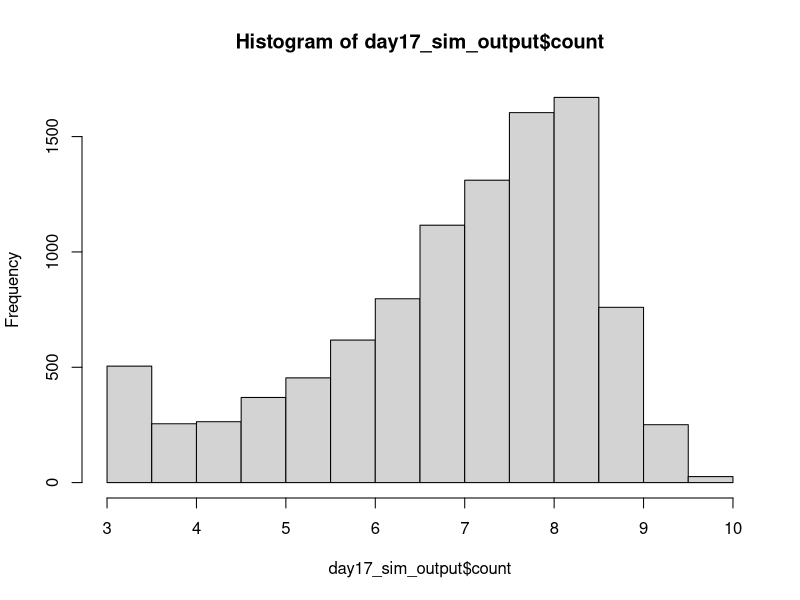
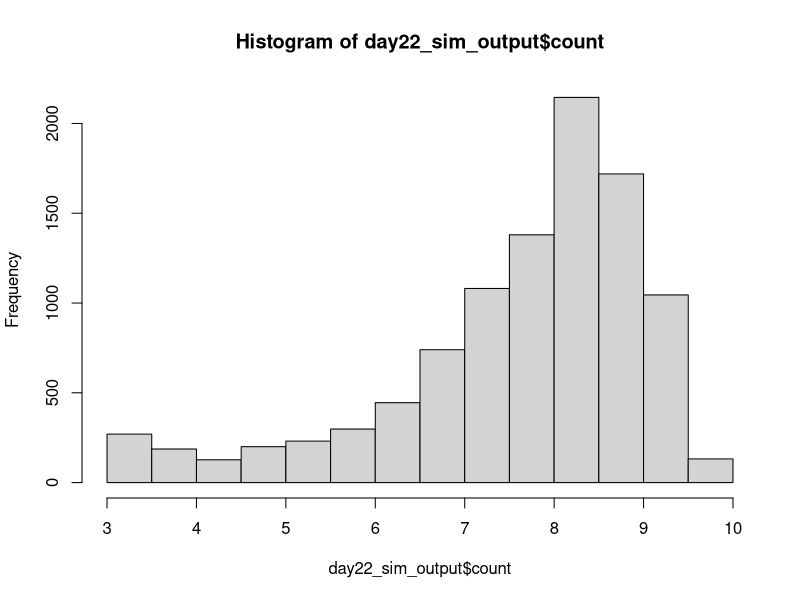

Reproduce these figures in R, in order. (Note: this script raises an error after producing the figures.)
## ---------------------------Title---------------------------------------------
# CIDA Shelf Life Model

## ---------------------------Description---------------------------------------
# Project: CIDA Spinach 

# Description: 

## ---------------------------Packages------------------------------------------

#   Loading packages
library(dplyr); library(MASS); library(VGAM)

## ---------------------------Seed----------------------------------------------

#Set seed
set.seed(1)

## ---------------------------Inputs--------------------------------------------

#Load in data

strain_param <- read.csv("primary_model_parameters_strain_by_rep_2022_08_26.csv", header = TRUE)
apc_param <- read.csv("primary_model_parameters_apc_by_rep_2022_09_01.csv", header = TRUE)

mumax_secon <- read.csv("secondary_model_mumax_strain_by_rep_2022-09-01.csv", header = TRUE)
lag_secon <- read.csv("secondary_model_lag_strain_by_rep_2022_09_01.csv", header = TRUE)
lag_apc_secon <- read.csv("secondary_model_lag_apc_by_rep2022_09_01.csv", header = TRUE)

initial_count <- read.csv("initial_distribution_2022_08_24.csv", header = TRUE)
st_frequency <- read.csv("st_frequency_2022_05_18.csv", header = TRUE)

#Change strain parameters to lowercase 
strain_param$isolate <- tolower(strain_param$isolate)
apc_param$isolate <- tolower(apc_param$isolate)

mumax_secon$isolate <- tolower(mumax_secon$isolate)
lag_secon$isolate <- tolower(lag_secon$isolate)

#Initial Count Distribution: Log transforming initial count, and fitting a normal distribution to the data
initial_count_dist <- function(n){
  ans <- runif(n, min = initial_count$min, max = initial_count$max)
  return(ans)
}

#ST Distribution
isolates <- st_frequency$cida_isolates
st_prev <- st_frequency$frequency

st_dist <- function(n) {
ans <- sample(isolates, size = n, prob = st_prev, replace = T)
return(ans)
}

#Storage Temperature Distribution
temp_location <- 4
temp_shape <- 2.31

temp_dist <- function(n) {
  ans <- rlaplace(n, temp_location, temp_shape)
  for(i in 1:n)
  while (ans[i] < 0 | ans[i] > 10) {
    ans[i] <- rlaplace(1, temp_location, temp_shape)
  }
  return(ans)
}

#Primary Growth Models 


#Baranyi
baranyi <- function(day, log10n0, log10nmax, mumax, lag){
  log10n <- log10nmax + log10((-1 + exp(mumax * lag) + exp(mumax * day))/(exp(mumax * day) - 1 + exp(mumax * lag) * 10^(log10nmax - log10n0)))
}

#Baranyi without lag
baranyi_no_lag <- function(day, log10n0, log10nmax, mumax){
  log10n <- log10nmax - log10(1 + (10^(log10nmax - log10n0) - 1) * exp(-mumax * day))
}

#Buchanan
buchanan <- function(day, log10n0, log10nmax, mumax, lag){
  log10n <- log10n0 + (day >= lag) * (day <= (lag + (log10nmax - log10n0) * log(10) / mumax)) * mumax * (day - lag) / log(10) + (day >= lag) * (day>(lag + (log10nmax - log10n0) * log(10) / mumax)) * (log10nmax - log10n0)
}

#Buchanan without lag
buchanan_no_lag <- function(day, log10n0, log10nmax, mumax){
  log10n <- log10n0 + (day <= ((log10nmax - log10n0) * log(10) / mumax)) * mumax * day / log(10) + (day > ((log10nmax - log10n0) * log(10) / mumax)) * (log10nmax - log10n0)
}

#Gompertz
gompertz <- function(day, log10n0, log10nmax, mumax, lag){
  log10n <- log10n0 + (log10nmax - log10n0) * exp(-exp(mumax * exp(1) * (lag - day) / ((log10nmax - log10n0) * log(10)) + 1))
}


log10N_with_lag <- function(day, log10n0, log10nmax, mumax, lag, model) {
  ans <- numeric(length = length(day))
  for(i in seq_along(day)){
    if (model[i] == "baranyi") {
      ans[i] <- baranyi(day[i], log10n0[i], log10nmax[i], mumax[i], lag[i])
    }
    else if(model[i] == 'buchanan') {
      ans[i] <- buchanan(day[i], log10n0[i], log10nmax[i], mumax[i], lag[i])
    }
    else if(model[i] == "gompertz"){
      ans[i] <- gompertz(day[i], log10n0[i], log10nmax[i], mumax[i], lag[i])
    } 
    else{
      stop(paste0(model, " is not a valid model name. Must be one of Buchanan, Baranyi, Gompertz."))
    }
  }
  return(ans)
  
}

log10N_without_lag <- function(day, log10n0, log10nmax, mumax, model) {
  ans <- numeric(length = length(day))
  for(i in seq_along(day)){
    if (model[i] == "baranyi_no_lag") {
      ans[i] <- baranyi_no_lag(day[i], log10n0[i], log10nmax[i], mumax[i])
    }
    else if(model[i] == 'buchanan_no_lag') {
      ans[i] <- buchanan_no_lag(day[i], log10n0[i], log10nmax[i], mumax[i])
    }
    else{
      stop(paste0(model, " is not a valid model name. Must be one of Buchanan, Baranyi, Gompertz."))
    }
  }
  return(ans)
  
}

#Secondary model 

NewMu <- function(temp, b, temp_min) {
  sqrt_mu <- b*(temp - temp_min)
  ans <- sqrt_mu^2
  return(ans)
}

NewLag <- function(temp, b, temp_min) {
  sqrt_lag <- b*(temp - temp_min)
  ans <- sqrt_lag^2
  return(ans)
}

## ---------------------------Simulation Overview-------------------------------

n_packages <- 10000
n_sim <- n_packages
n_day <- 22

## ---------------Assigning Model Inputs----------------------------------------

#Assigning initial count, ST and temperature to each package
packages_sim <- data.frame(matrix(, nrow = n_sim, ncol = 9))
colnames(packages_sim) <- c("package", "initial_count", "storage_temp", "isolate", "isolate_rep", "model", "lag", "mu", "nmax")

packages_sim$package <- rep(1:n_packages)
packages_sim$initial_count <- initial_count_dist(n_sim)
packages_sim$storage_temp <- temp_dist(n_sim)
packages_sim$isolate <- st_dist(n_sim)
packages_sim$isolate_rep <- sample(1:3, n_sim, replace = TRUE)

#Assigning a growth model to each package. The selected model will be the best fitting model at 6˚C 
for(i in 1:n_sim){
  strain_index <- which(packages_sim$isolate[i] == strain_param$isolate & packages_sim$isolate_rep[i] == strain_param$rep & 6 == strain_param$temp)
  packages_sim$model[i] <- strain_param$model_type[strain_index]
}

#Assign lag to each package

for(i in 1:n_sim){
  rep <- packages_sim$isolate_rep[i]
  if(packages_sim$isolate[i] == "s12-0180"){
    rep <- sample(c(1, 3), 1, replace = TRUE)
  } else if (packages_sim$isolate[i] == "s12-0184"){
    rep <- 1
  } else if (packages_sim$isolate[i] == "s12-0132"){
    rep <- 3
  }  else {
    rep <- rep
  }
  apc_lag <- 0
  strain_index <- which(packages_sim$isolate[i] == lag_secon$isolate & rep == lag_secon$rep)
  strain_lag <- NewLag(packages_sim$storage_temp[i], lag_secon$b_mu[strain_index], lag_secon$temp_min_mu[strain_index])
  strain_lag <- ifelse(packages_sim$isolate[i] == "s12-0166", 0, strain_lag)
  packages_sim$lag[i] <- runif(n = 1, min = min(strain_lag, apc_lag), max = max(strain_lag, apc_lag))
  packages_sim$lag[i] <- packages_sim$lag[i]*1
}

packages_sim$lag <- ifelse(packages_sim$model %in% c("baranyi_no_lag", "buchanan_no_lag"), NA, packages_sim$lag)

#Assign mumax to each package
for(i in 1:n_sim){
  rep <- ifelse(packages_sim$isolate[i] == "s12-0141", 1, packages_sim$isolate_rep[i])
  strain_index <- which(packages_sim$isolate[i] == mumax_secon$isolate & rep == mumax_secon$rep)
  package_mu <- NewMu(packages_sim$storage_temp[i], mumax_secon$b_mu[strain_index], mumax_secon$temp_min_mu[strain_index])
  packages_sim$mu[i] <- package_mu
}

#Assign nmax to each package
for(i in 1:n_sim){
  rep <- packages_sim$isolate_rep[i]
strain_index <- which(packages_sim$isolate[i] == strain_param$isolate & rep == strain_param$rep & 6 == strain_param$temp)
apc_index <- which(packages_sim$isolate[i] == apc_param$isolate & rep == apc_param$rep & 6 == apc_param$temp)
strain_nmax <- strain_param$nmax[strain_index]
apc_nmax <- apc_param$nmax[strain_index]
packages_sim$nmax[i] <- runif(n = 1, strain_nmax, apc_nmax)
}

## ----------------Assessing Growth Over Shelf Life-----------------------------

models_with_lag <- c("baranyi", "buchanan", "gompertz")

shelf_life_sim <- packages_sim[rep(seq_len(nrow(packages_sim)), each = 22), ]
rownames(shelf_life_sim) <- 1:nrow(shelf_life_sim)
shelf_life_sim["day"] <- rep(1:n_day, times = n_sim)
shelf_life_sim["count"] <- NA

shelf_life_sim[is.na(shelf_life_sim$lag), ] <- shelf_life_sim[is.na(shelf_life_sim$lag), ] %>% 
  mutate(count = log10N_without_lag(day, initial_count, nmax, mu, model))

shelf_life_sim[!is.na(shelf_life_sim$lag), ] <- shelf_life_sim[!is.na(shelf_life_sim$lag), ] %>% 
  mutate(count = log10N_with_lag(day, initial_count, nmax, mu, lag, model))

## --------------------------------Plotting Outcome-----------------------------

day17_sim_output <- shelf_life_sim %>%
  filter(day == 17)

h17 <- hist(day17_sim_output$count)
h17


day22_sim_output <- shelf_life_sim %>%
  filter(day == 22)

h22 <- hist(day22_sim_output$count)
h22

## --------------------------------Threshold------------------------------------

sa_temp <- shelf_life_sim %>%
  group_by(day) %>%
  summarise(prop_fail = sum(count > 7.6)/n_packages) %>%
  mutate(adj = 1.0) %>%
  mutate(param = "lag")

## --------------------------------Export---------------------------------------

date <- Sys.Date()
date <- gsub("-", "_", date)
file_name <- paste0("output/sa_lag_", date,".csv")
  
write.table(sa_temp, file_name, sep = ",", col.names = !file.exists(file_name), append = T, row.names = FALSE)
